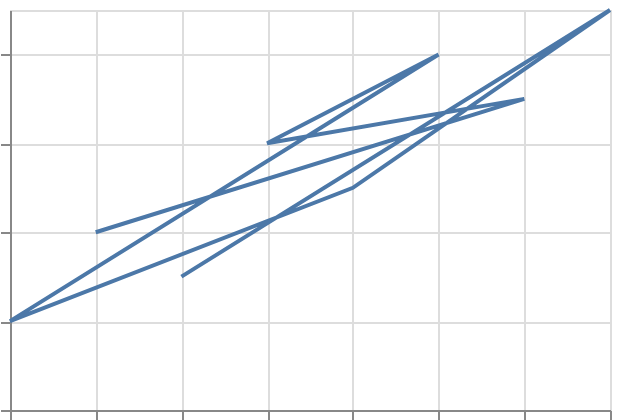

Specify this chart in Vega-Lite:
### Vega-Lite specification from a JSON file in a GitHub repository (floating-point values rounded to 4 significant figures)
{"$schema": "https://vega.github.io/schema/vega-lite/v6.json", "padding": 5, "autosize": "none", "width": 300, "height": 200, "data": {"name": "table", "values": [{"c": "A", "g": "p", "x": 1, "y": 2, "v": 5, "t": "2024-01-15", "o": {"v": 3}, "IMDB Rating": 6.1, "d": "x1"}, {"c": "B", "g": "q", "x": 2, "y": 4, "v": 9, "t": "2024-02-20", "o": {"v": 7}, "IMDB Rating": 7.4, "d": "x2"}, {"c": "A", "g": "q", "x": 3, "y": 3, "v": 2, "t": "2024-03-05", "o": {"v": 1}, "IMDB Rating": 5.2, "d": "x1"}, {"c": "C", "g": "p", "x": 4, "y": 6, "v": 7, "t": "2024-05-30", "o": {"v": 4}, "IMDB Rating": 8.8, "d": "x3"}, {"c": "B", "g": "p", "x": 5, "y": 5, "v": 4, "t": "2024-07-11", "o": {"v": 9}, "IMDB Rating": 6.9, "d": "x2"}, {"c": "C", "g": "q", "x": 6, "y": 8, "v": 6, "t": "2024-09-02", "o": {"v": 2}, "IMDB Rating": 7.7, "d": "x3"}, {"c": "A", "g": "p", "x": 7, "y": 7, "v": 8, "t": "2024-11-25", "o": {"v": 5}, "IMDB Rating": 4.4, "d": "x1"}, {"c": "B", "g": "q", "x": 8, "y": 9, "v": 3, "t": "2024-12-31", "o": {"v": 8}, "IMDB Rating": 9.1, "d": "x2"}]}, "mark": "line", "encoding": {"x": {"field": "x", "type": "quantitative"}, "y": {"field": "y", "type": "quantitative"}, "order": {"field": "v", "type": "quantitative"}}}
